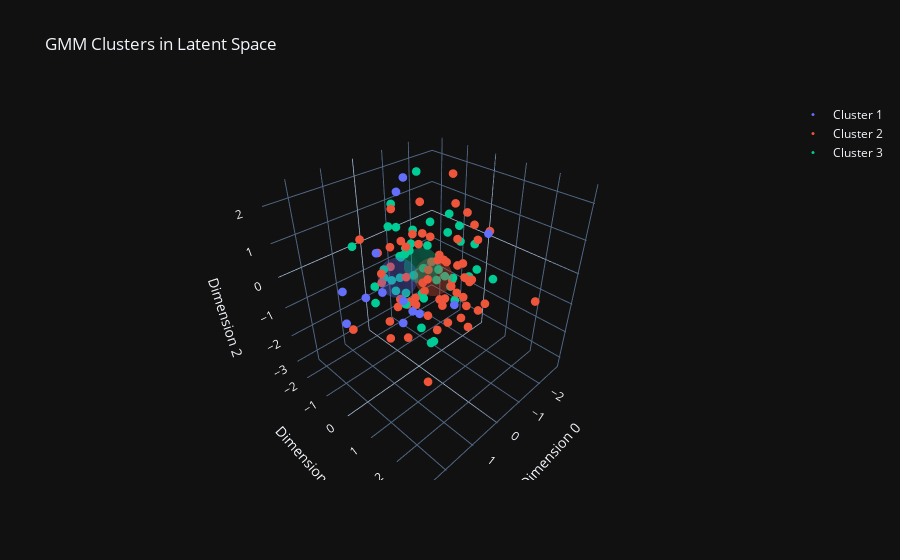

Write notebook code for a chart like this one.
### Markdown cell above
#### <strong> Dummy classification a 3D space</strong>

### Code cell
K = 3 
gmm = GaussianMixture(n_components=K, covariance_type='full', random_state=0)
gmm.fit(data)

plot_gmm_clusters_3d_simplified(data, [0,1,2], gmm)
